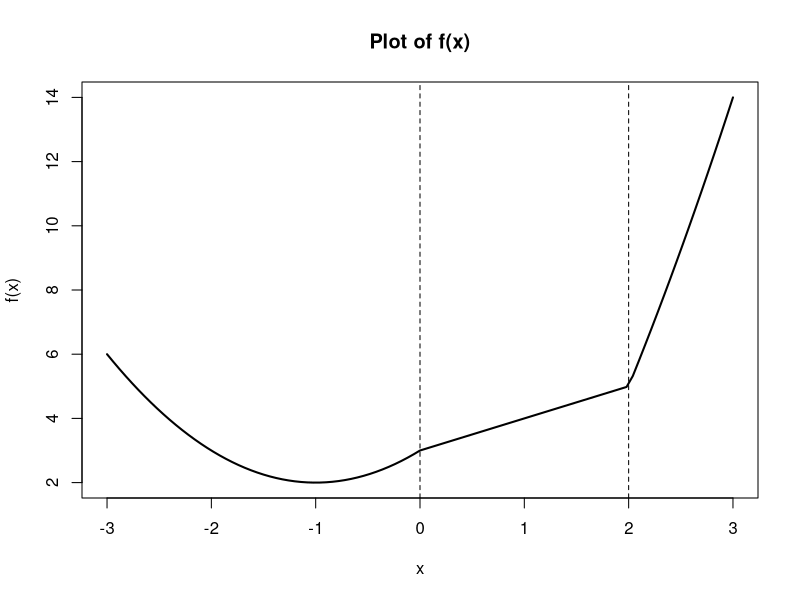

Source code (R): (Note: this script raises an error after producing the figure.)
## ---- chunk 1
p_1a <- 1:20
p_1a
## ---- chunk 2
p_1b <- 20:1
p_1b
## ---- chunk 3
p_1c <- c(1:19, 20, 19:1)
p_1c
## ---- chunk 4
tmp <- c(4, 6, 3)
tmp
## ---- chunk 5
p_1e <- rep(tmp, times = 10)
p_1e
## ---- chunk 6
p_1f <- rep(tmp, times = 10)
p_1f <- c(p_1f, 4)
p_1f
## ---- chunk 7
p_1g <- rep(c(4, 6, 3), times = c(10, 20, 30))
p_1g
## ---- chunk 8
x <- seq(3, 6, by = 0.1)
y <- exp(x) * cos(x)
y
## ---- chunk 9
i <- 1:12
p_3a <- (0.1)^(3*i) * (0.2)^(3*i - 2)
p_3a
## ---- chunk 10
j <- 1:25
p_3b <- 2^j / j
p_3b
## ---- chunk 11
i <- 10:100
p_4a <- sum(i^3 + 4*i^2)
p_4a
## ---- chunk 12
i <- 1:25
p_4b <- sum( (2^i)/i + (3^i)/(i^2) )
p_4b
## ---- chunk 13
p_5a <- paste("label", 1:30)
p_5a
## ---- chunk 14
p_5b <- paste0("fn", 1:30)
p_5b
## ---- chunk 15
set.seed(50)
xVec <- sample(0:999, 250, replace=TRUE)
yVec <- sample(0:999, 250, replace=TRUE)
n <- length(xVec)

#a
p_6a <- yVec[2:n] - xVec[1:(n-1)]
p_6a

#b
p_6b <- sin(yVec[1:(n-1)]) / cos(xVec[2:n])
p_6b

#c
p_6c <- xVec[1:(n-2)]+2*xVec[2:(n-1)]-xVec[3:n]
p_6c

#d
i <- 1:(n-1)
p_6d <- sum(exp(-xVec[2:n]) / (xVec[1:(n-1)]+10) )
p_6d
## ---- chunk 16
p_7a <- yVec[yVec > 600]
p_7a
## ---- chunk 17
p_7b <- which(yVec > 600)
p_7b
## ---- chunk 18
p_7c <- xVec[p_7b]
p_7c
## ---- chunk 19
xbar <- mean(xVec)
p_7d <- abs(xVec - xbar)^(1/2)
p_7d
## ---- chunk 20
p_7e <- sum( yVec >= max(yVec) - 200 )
p_7e
## ---- chunk 21
p_7f <- sum(xVec%%2 == 0)
p_7f
## ---- chunk 22
p_7g <- xVec[order(yVec)]
p_7g
## ---- chunk 23
p_7h <- yVec[seq(1, length(yVec), by = 3) ]
p_7h
## ---- chunk 24
evens <- seq(2, 38, by = 2)
odds  <- seq(3, 39, by = 2)

p_8 <- sum(c(1, cumprod(evens) / cumprod(odds)))
p_8
## ---- chunk 25
A<- matrix(c(1,5,-2, 1,2,-1, 3,6,-3), nrow=3, byrow = FALSE)
A

A2 <- A %*% A
A3 <- A2 %*% A
all(A3 == 0)
A3
## ---- chunk 26
m_1b <- A; m_1b[,3] <- A[,2] + A[,3]
m_1b
## ---- chunk 27
B <- matrix(rep(c(10,-10,10), each = 15), ncol = 3)
B[1:3,]; dim(B)
BTB <- crossprod(B)   
# t(B) %*% B
BTB
## ---- chunk 28
matE <- matrix(0, 6, 6)
i <- row(matE); 
j <- col(matE)
m_3 <- ifelse(abs(i - j) == 1, 1, 0)
m_3
## ---- chunk 29
x <- 0:4; y <- 0:4
m_4 <- outer(x, y, function(a, b) a + b)
m_4
## ---- chunk 30
# (a)
base <- 0:4
m_5a <- sapply(0:4, function(k) base[(1:5 - 1 + k)%%5 + 1])
m_5a
## ---- chunk 31
base10 <- 0:9
m_5b <- sapply(0:9, function(k) base10[(1:10 - 1 + k)%%10 + 1])
dim(m_5b)
m_5b[1:3,1:10]
## ---- chunk 32
N <- 9
i <- row(matrix(0,N,N)); j <- col(matrix(0,N,N))
m_5c <- ( (j - i) %% N )
m_5c[m_5c==0] <- 0
m_5c[m_5c!=0] <- N - m_5c[m_5c!=0]
m_5c
## ---- chunk 33
y6 <- c(7, -1, -3, 5, 17)
A6 <- outer(1:5, 1:5, function(i, j) abs(i - j) + 1)

m_6 <- solve(A6, y6)
m_6
## ---- chunk 34
set.seed(75)
aMat <- matrix(sample(10, size=60, replace=TRUE), nr=6)

#a
row_counts <- rowSums(aMat > 4)
print(row_counts)

#b
row_with_two7 <- which(rowSums(aMat == 7) == 2)
print(row_with_two7)

#c
col_sums <- colSums(aMat)
pairs_idx <- which(outer(col_sums, col_sums, "+") > 75, arr.ind=TRUE)
pairs_idx
## ---- chunk 35
m_8a <- sum(sapply(1:20, function(i) sum(i^4/(3 + 1:5))))
m_8a
## ---- chunk 36
m_8b <- sum(sapply(1:20, function(i) sum(i^4/(3 + i*(1:5)))))
m_8b
## ---- chunk 37
m_8c <- sum(sapply(1:10, function(i) sum(i^4/(3 + i*(1:i)))))
m_8c
## ---- chunk 38
tmpFn1 <- function(xVec) {
  xVec ^ (1:length(xVec))
}

tmpFn2 <- function(xVec) {
  (xVec / (1:length(xVec))) ^ (1:length(xVec))
}

tmpFn1(xVec)
tmpFn2(xVec)
## ---- chunk 39
tmpFn3 <- function(x, n) {
  sum(c(1, (x^(1:n)) / (1:n)))
}

tmpFn3(2, 3)
## ---- chunk 40
a = c(1:5,6:1)

n <- length(a)

a[-c(n-1,n)]
a[-c(1,n)]
a[-c(1,2)]

a[-c(n-1,n)]+a[-c(1,n)]+a[-c(1,2)]

(a[-c(n-1,n)]+a[-c(1,n)]+a[-c(1,2)])/3

tmpFn <- function(a) {
  n = length(a)
  mva= (a[-c(n-1,n)]+a[-c(1,n)]+a[-c(1,2)])/3
  return(mva)
}

tmpFn(a)
## ---- chunk 41
tmpFn <- function(xVec) {
  sapply(xVec, function(x) {
    if (x < 0) {
      x^2 + 2*x + 3
    } 
    else if (x < 2) {
      x + 3
    } 
    else {
      x^2 + 4*x - 7
    }
  })
}


tmpFn(c(-2, -1, 0, 1, 2, 3))

curve(tmpFn(x), from=-3, to=3, lwd=2,
      xlab="x", ylab="f(x)", main="Plot of f(x)")
abline(v=0, lty=2)
abline(v=2, lty=2)
## ---- chunk 42
A <- matrix(c(1,1,3,5,2,6,-2,-1, -3), nrow = 3, byrow = T)

A

A%%2

A%%2 == 1

A[A%%2 == 1]

bb <- 2*A[A%%2 == 1]

A[A%%2 == 1] <- 2*A[A%%2 == 1]

A

is.matrix(A)


tmpFn <- function(mat){
  if(!is.matrix(mat)) stop("Input is not a matrix")
  mat[mat%%2 == 1] <- 2*mat[mat%%2 == 1]
  return(mat)
}

A <- matrix(c(1,1,3,5,2,6,-2,-1, -3), nrow = 3, byrow = T)

tmpFn(A)
## ---- chunk 43
makeMat <- function(n, k) {
  mat <- matrix(0, n, n)
  diag(mat) <- k
  if (n > 1) {
    diag(mat[-1, ]) <- 1
    diag(mat[, -1]) <- 1
  }
  mat
}


makeMat(5, 2)
## ---- chunk 44
quadrant <- function(alpha) {
  angle <- alpha %% 360
  if (angle >= 0 && angle < 90) {
    return(1)
  } else if (angle >= 90 && angle < 180) {
    return(2)
  } else if (angle >= 180 && angle < 270) {
    return(3)
  } else {
    return(4)
  }
}


quadrant(10)
quadrant(100)
quadrant(200)
quadrant(300)
## ---- chunk 45
weekday_zeller <- function(day, month, year) {
  if (month == 1) { month <- 13; year <- year - 1 }
  if (month == 2) { month <- 14; year <- year - 1 }
  k <- day; m <- month; c <- year %/% 100; y <- year %% 100
  f <- (k + ((13*(m+1)) %/% 5) + y + (y %/% 4) + (c %/% 4) - 2*c) %% 7
  c("Saturday","Sunday","Monday","Tuesday","Wednesday","Thursday","Friday")[f + 1]
}

weekday_zeller(21, 7, 1963)
## ---- chunk 46
weekday_zeller(21,10,2025)
## ---- chunk 47
testLoop <- function(n) {
  if (n < 2) stop("n must be >= 2")
  x <- numeric(n)
  x[1] <- 1; x[2] <- 2
  if (n > 2) {
    for (j in 2:(n-1)) x[j+1] <- x[j] + 2/x[j]
  }
  x[1:(n-1)]
}

testLoop(5)

## ---- chunk 48
testLoop2 <- function(yVec) sum(exp(yVec))

testLoop2(c(0,1,2))
## ---- chunk 49
quadmap <- function(start, rho, niter) {
  x <- numeric(niter); x[1] <- start
  for (i in 2:niter) x[i] <- rho * x[i-1] * (1 - x[i-1])
  x
}

quadmap(0.5, 2.5, 10)
## ---- chunk 50
quadmap_converge <- function(start, rho) {
  prev <- start; count <- 0
  repeat {
    count <- count + 1
    new <- rho * prev * (1 - prev)
    if (abs(new - prev) < 0.02) break
    prev <- new
  }
  count
}

quadmap_converge(0.95, 2.99)
## ---- chunk 51
set.seed(50)
x <- as.integer(runif(5, 1, 5))
y <- as.integer(runif(6, 2, 4))

z <- outer(y, x, "<")
colSums(z)


f_1a <- function(x, y){
  z = colSums(outer(y,x,"<"))
  return(z)
}

f_1a(x,y)
## ---- chunk 52
rowSums(sapply(y, FUN=function(y){y < x}))

f_1b <- function(x,y){
  rowSums(sapply(y, FUN=function(y){y < x}))
}

f_1b(x,y)
## ---- chunk 53
f_1c <- function(x,y){

  rowSums(vapply(y, FUN=function(y){y<x}, 
       FUN.VALUE = (along=x)))
}

f_1c(x,y)
## ---- chunk 54
zFunc_outer <- function(xVec, yVec) {
  xVec <- as.vector(xVec)
  yVec <- as.vector(yVec)
  
  if (length(xVec) == 0) return(numeric(0))
  if (length(yVec) == 0) return(rep(0, length(xVec)))
  
  rowSums(outer(xVec, yVec, FUN = "<"))
}

## ---- chunk 55
set.seed(53)
x1 <- rnorm(10010)
y1 <- rnorm(10020)

system.time(f_1a(x1,y1))
system.time(f_1b(x1,y1))
system.time(f_1c(x1,y1))
## ---- chunk 56
cols_no_NA <- function(matA) {
  stopifnot(is.matrix(matA))
  keep <- colSums(is.na(matA)) == 0L
  matA[, keep, drop = FALSE]
}

## ---- chunk 57
drop_rows_cols_with_NA <- function(matA) {
  stopifnot(is.matrix(matA))
  keep_rows <- rowSums(is.na(matA)) == 0L
  keep_cols <- colSums(is.na(matA)) == 0L
  matA[keep_rows, keep_cols, drop = FALSE]
}

## ---- chunk 58
empCopula <- function(u, v, xVec, yVec) {
  stopifnot(is.numeric(u), is.numeric(v), is.numeric(xVec), is.numeric(yVec))
  n <- length(xVec)
  stopifnot(n > 0, length(yVec) == n)
  rx <- rank(xVec, ties.method = "average")
  ry <- rank(yVec, ties.method = "average")
  U <- rx / (n + 1)
  V <- ry / (n + 1)

  if (length(u) == 1L && length(v) == 1L) {
    return(mean(U <= u & V <= v))
  }

  if (length(u) == length(v)) {
    return(vapply(seq_along(u),
                  function(k) mean(U <= u[k] & V <= v[k]),
                  FUN.VALUE = numeric(1)))
  }

  out <- outer(u, v, Vectorize(function(uu, vv) mean(U <= uu & V <= vv)))
  rownames(out) <- paste0("u=", signif(u, 4))
  colnames(out) <- paste0("v=", signif(v, 4))
  out
}


set.seed(42); xv <- rnorm(100); yv <- rnorm(100)
empCopula(0.5, 0.5, xv, yv)
empCopula(c(.2,.5), c(.3,.9), xv, yv)
empCopula(seq(0,1,0.25), seq(0,1,0.25), xv, yv)



## ---- chunk 59
empCopula_grid <- function(u_seq, v_seq, xVec, yVec) {
  outer(u_seq, v_seq, Vectorize(function(uu, vv) empCopula(uu, vv, xVec, yVec)))
}

ug <- seq(0, 1, by = 0.05)
vg <- seq(0, 1, by = 0.05)
Cmat <- empCopula_grid(ug, vg, xVec, yVec)
contour(ug, vg, Cmat)
image(ug, vg, Cmat)

## ---- chunk 60
fun_loop <- function(n, r) {
  stopifnot(n >= 1, r >= 1)
  total <- 0
  for (i in 1:n) {
    for (s in 1:r) {
      total <- total + (s^2) / (10 + 4 * r^3)
    }
  }
  total
}

fun_loop(2, 2)
## ---- chunk 61
funB <- function(n, r) {
  stopifnot(n >= 1, r >= 1)
  M <- matrix(1, nrow = r, ncol = n)
  s_idx <- row(M)
  denom <- 10 + 4 * r^3
  sum((s_idx^2) / denom)
}

funB(2,2)
## ---- chunk 62
funC <- function(n, r) {
  stopifnot(n >= 1, r >= 1)
  denom <- 10 + 4 * r^3
  sum(outer(1:r, 1:n, function(s, i) (s^2) / denom))
}

funC(2,2)
## ---- chunk 63
funD <- function(n, r) {
  stopifnot(n >= 1, r >= 1)
  denom <- 10 + 4 * r^3
  n * sum(sapply(1:r, function(s) (s^2) / denom))
}

funD(2,2)
## ---- chunk 64
funE <- function(n, r) {
  stopifnot(n >= 1, r >= 1)
  denom <- 10 + 4 * r^3
  sum(mapply(function(s, i) (s^2) / denom,
             rep(1:r, times = n),
             rep(1:n, each = r)))
}

funE(2,2)
## ---- chunk 65
tsEwma <- function(tsDat, m0 = 0, delta = 0.7) {
  stopifnot(is.ts(tsDat), is.numeric(m0), is.numeric(delta), delta >= 0, delta <= 1)
  z <- as.numeric(tsDat)
  n <- length(z)
  m <- numeric(n)
  mtm1 <- m0
  for (t in 1:n) {
    et <- z[t] - mtm1
    mt <- mtm1 + (1 - delta) * et
    m[t] <- mt
    mtm1 <- mt
  }
  ts(m, start = start(tsDat), frequency = frequency(tsDat))
}


## ---- chunk 66
tsEwma_fast <- function(tsDat, m0 = 0, delta = 0.7) {
  stopifnot(is.ts(tsDat), is.numeric(m0), is.numeric(delta), delta >= 0, delta <= 1)
  z <- unclass(tsDat)
  n <- length(z)
  m <- numeric(n)
  mtm1 <- m0
  one_minus_delta <- 1 - delta
  for (t in 1:n) {
    mtm1 <- mtm1 + one_minus_delta * (z[t] - mtm1)
    m[t] <- mtm1
  }
  ts(m, start = start(tsDat), frequency = frequency(tsDat))
}

set.seed(1)
dat <- ts(rnorm(24), start = c(1960,3), frequency = 12)
m1 <- tsEwma(dat, m0 = 0, delta = 0.7)
m2 <- tsEwma_fast(dat, m0 = 0, delta = 0.7)
c(max_diff = max(abs(m1 - m2)))
rbind(slow = system.time(tsEwma(dat)), fast = system.time(tsEwma_fast(dat)))
## ---- chunk 67
myListFn <- function(n) {
  stopifnot(n >= 1)
  x <- rnorm(n)
  xbar <- mean(x)
  if (xbar >= 0) {
    rate <- if (xbar == 0) Inf else 1 / xbar
    y <- rexp(n, rate = rate)
  } else {
    rate <- 1 / (-xbar)
    z <- rexp(n, rate = rate)
    y <- -z
  }
  k <- sum(abs(y) > abs(x))
  list(xVec = x, yVec = y, count = k)
}

## ---- chunk 68
out_l <- lapply(rep(10, 4), myListFn)
str(out_l)

out_s <- sapply(rep(10, 4), myListFn, simplify = TRUE)
str(out_s)

## ---- chunk 69
myList <- lapply(rep(10, 1000), myListFn)
y_list <- lapply(myList, `[[`, "yVec")
length(y_list)
length(y_list[[1]])

## ---- chunk 70
extract_y_matrix <- function(myList) {
  Y <- sapply(myList, `[[`, "yVec")
  if (is.null(dim(Y))) Y <- matrix(Y, nrow = length(myList[[1]]$yVec))
  Y
}

y_mat <- sapply(myList, `[[`, "yVec")

## ---- chunk 71
myList_noCount <- lapply(myList, function(L) L[c("xVec", "yVec")])

## ---- chunk 72
idx_gt2 <- sapply(myList, `[[`, "count") > 2
myList_gt2 <- myList[idx_gt2]
## ---- chunk 73
ratio_weighted_xy <- function(myList) {
  w <- 1:10
  vapply(myList, function(li) {
    sum(w * li$xVec) / sum(w * li$yVec)
  }, FUN.VALUE = numeric(1))
}

head(ratio_weighted_xy(myList))
## ---- chunk 74
matrix_x_minus_y <- function(myList) {
  X <- t(sapply(myList, `[[`, "xVec"))  # 1000 x 10
  Y <- t(sapply(myList, `[[`, "yVec"))
  X - Y
}

dim(matrix_x_minus_y(myList))
## ---- chunk 75
ratio_special <- function(myList) {
  m <- length(myList)
  x2 <- vapply(myList, function(li) li$xVec[2], FUN.VALUE = numeric(1))
  y2 <- vapply(myList, function(li) li$yVec[2], FUN.VALUE = numeric(1))
  n_i <- vapply(myList, function(li) li$count, FUN.VALUE = numeric(1))
  numerator <- sum((1:m) * x2)
  denominator <- sum(n_i * y2)
  numerator / denominator
}

ratio_special(myList)
## ---- chunk 76
testFn <- function(A) {
  stopifnot(length(dim(A)) == 3)
  d <- dim(A); d1 <- d[1]; d2 <- d[2]; d3 <- d[3]
  mins <- apply(A, c(2, 3), min)
  sums <- apply(A, c(2, 3), sum)
  maxs <- apply(A, c(2, 3), max)
  w <- sweep(A, MARGIN = c(2, 3), STATS = mins, FUN = "-")
  
  z <- sums - maxs                                        

  list(w = w, z = z)
}

## ---- chunk 77
testFn2 <- function(A) {
  stopifnot(length(dim(A)) == 3)
  d <- dim(A); d1 <- d[1]; d2 <- d[2]; d3 <- d[3]
  Z <- sapply(seq_len(d3), function(k) colSums(A[,,k]^k))
  dim(Z) <- c(d2, d3)
  Z
}

